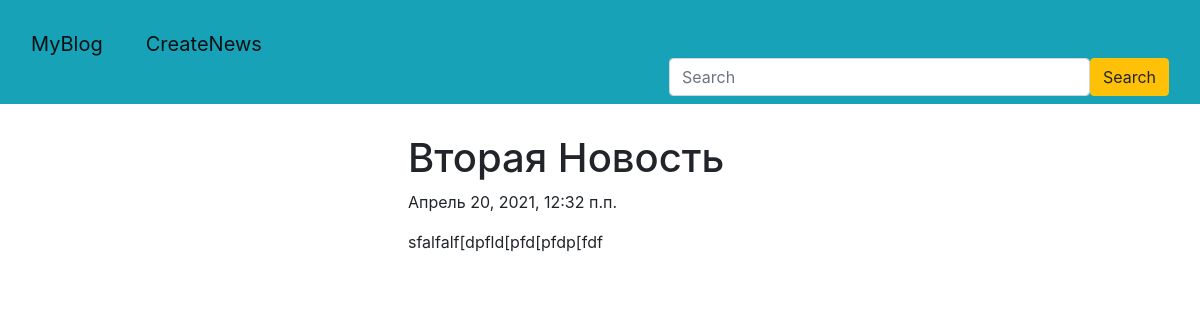
Page /about/2 on the earlier database version.
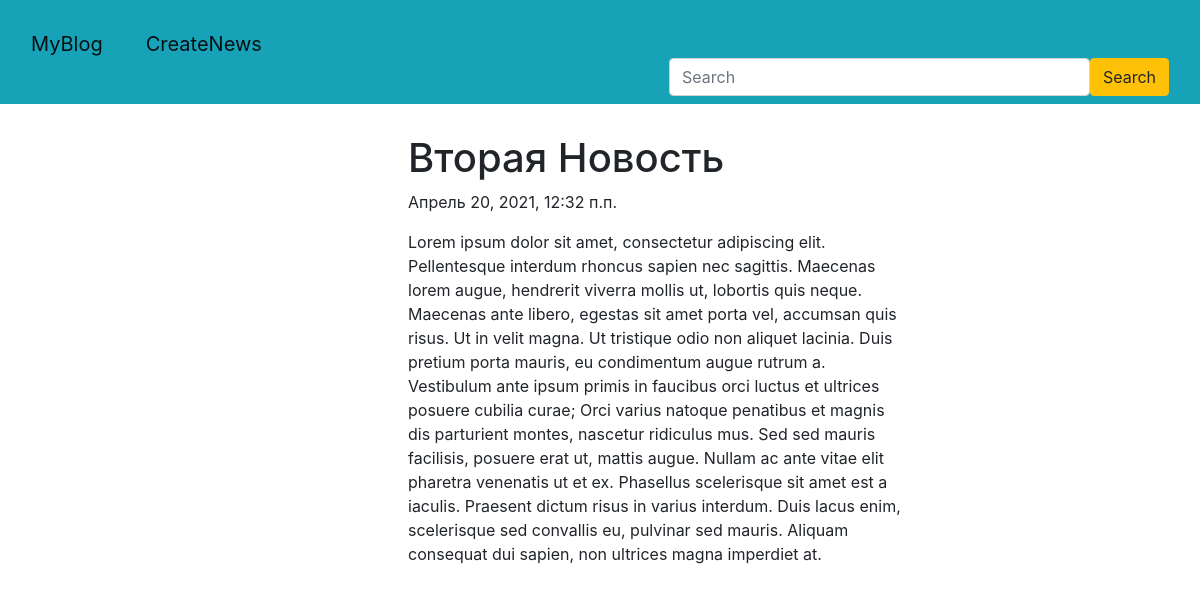
Same page on the later database version.
### news/models.py (models this page shows, shortened)
class MyNews(models.Model):
    title = models.CharField('Название', max_length=150)
    anons = models.CharField('Анонс', max_length=250)
    context = models.TextField('Описание')
    date = models.DateTimeField('Дата публикации')
    class Meta:
        verbose_name = 'Новость'
        verbose_name_plural = 'Новости'

### news/views.py (the view)
# urls.py: path('<int:pk>', views.NewsDetail.as_view(), name='news_detail'),
class NewsDetail(DetailView):
    model = MyNews
    template_name = 'news/detail_views.html'
    context_object_name = 'mynews'

### news/templates/news/detail_views.html (shortened to what this page needs)
{% extends 'news/base.html' %}
{% block content %}
    <div class="features">
        <h1>{{ mynews.title }}</h1>
        <p>{{ mynews.date }}</p>
        <p>{{ mynews.context }}</p>
    </div>
{% endblock %}

Differences in the rows shown:
changed MyNews "Вторая Новость": context "sfalfalf[dpfld[pfd[pfdp[fdf" → "Lorem ipsum dolor sit amet, consectetur adipiscing elit. Pellentesque interdum rhoncus sapien nec sagittis. Maecenas lorem augue, hendrerit viverra mollis ut, lobortis quis neque. Maecenas ante libero, egestas sit amet porta vel, accumsan quis risus. Ut in velit magna. Ut tristique odio non aliquet lacinia. Duis pretium porta mauris, eu condimentum augue rutrum a. Vestibulum ante ipsum primis in faucibus orci luctus et ultrices posuere cubilia curae; Orci varius natoque penatibus et magnis dis parturient montes, nascetur ridiculus mus. Sed sed mauris facilisis, posuere erat ut, mattis augue. Nullam ac ante vitae elit pharetra venenatis ut et ex. Phasellus scelerisque sit amet est a iaculis.…"
